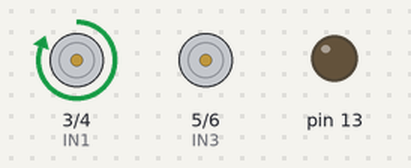
The sketch below on a simulated Arduino Uno, built with avr-gcc and run on an emulated ATmega328P. On the bench: motor-driver pin pairs drawn as motors (green arrow = first pin HIGH = forward, orange = second pin HIGH = backward, longer = more drive, scaled by the enable pin), output pins drawn as LEDs (lit = HIGH).

Above: at 0.2 s.
At 1.2 s:
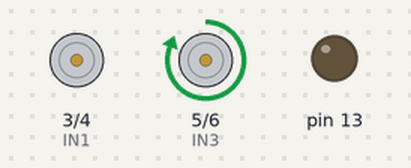
At 2.7 s:
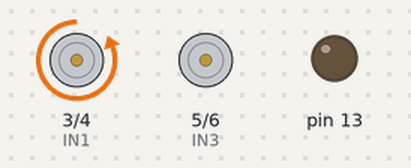
At 3.7 s:
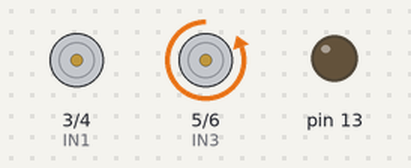
Timing chart, 0 to 4.6 s (numbered marks = the images above):
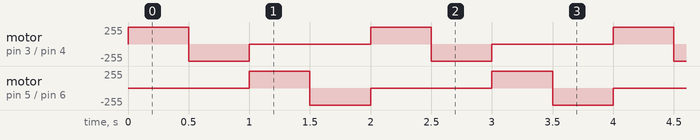

The sketch:

01._Connection_Testing.ino
```cpp
/* CONNECTION for LD298N
 * battery positive -> 12v
 * battery negative -> arduino ground
 * motor driver ground -> arduino ground
 * motor driver +5v -> arduino Vin
 * motor driver enaA -> arduino 2
 * motor driver in1 -> arduino 3
 * motor driver in2 -> arduino 4
 * motor driver in3 -> arduino 5
 * motor driver in4 -> arduino 6
 * motor driver enaB -> arduino 7
 */

int ENA = 2;
int ENB = 7;
int IN1 = 3;
int IN2 = 4;
int IN3 = 5;
int IN4 = 6;
int del = 500;
void setup() {
  pinMode(ENA, OUTPUT);
  pinMode(ENB, OUTPUT);
  pinMode(IN1, OUTPUT);
  pinMode(IN2, OUTPUT);
  pinMode(IN3, OUTPUT);
  pinMode(IN4, OUTPUT);
  pinMode(13, OUTPUT);
  digitalWrite(ENA,HIGH);
  digitalWrite(ENB,HIGH);

}

void CWA(){
  digitalWrite(IN1, HIGH);
  digitalWrite(IN2, LOW);
}
void CCWA(){
  digitalWrite(IN1, LOW);
  digitalWrite(IN2, HIGH);
}

void CWB(){
  digitalWrite(IN3, HIGH);
  digitalWrite(IN4, LOW);
}
void CCWB(){
  digitalWrite(IN3, LOW);
  digitalWrite(IN4, HIGH);
}
void offA(){
  digitalWrite(IN1, LOW);
  digitalWrite(IN2, LOW);
}
void offB(){
  digitalWrite(IN3, LOW);
  digitalWrite(IN4, LOW);
}
void loop() {
  offA();
  offB();
  CWA();
  delay(del);
  offA();
  offB();
  CCWA();
  delay(del);
  offA();
  offB();
  CWB();
  delay(del);
  offA();
  offB();
  CCWB();
  delay(del);

/*
 * in1 = high, in2 low = clock wise
 * in1 = low, in2 high = counter clock wise
 */

}
```

Measured:
- by itself, motor on pin 3 (IN1) / pin 4 (IN2), motor on pin 5 (IN3) / pin 6 (IN4): repeats every 2.0 s: backward 255/255 0.50 s, stopped 1.0 s, forward 255/255 0.50 s
